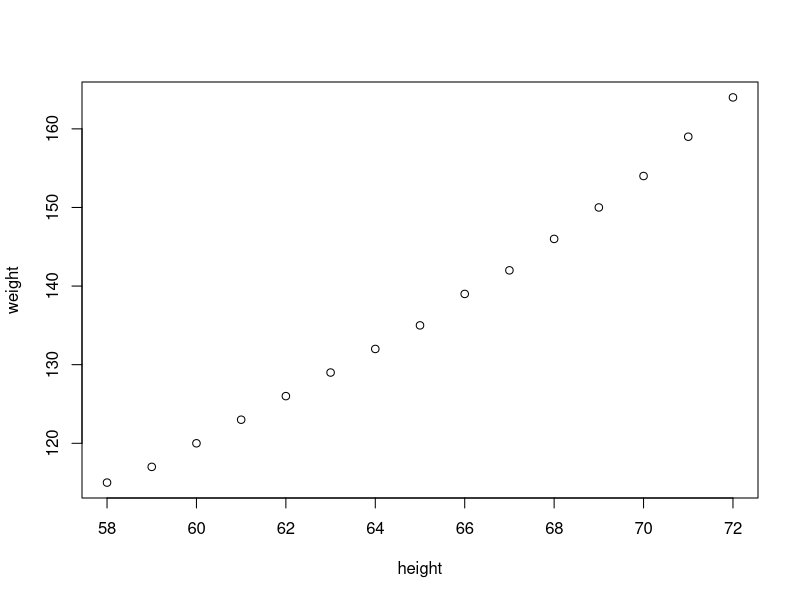
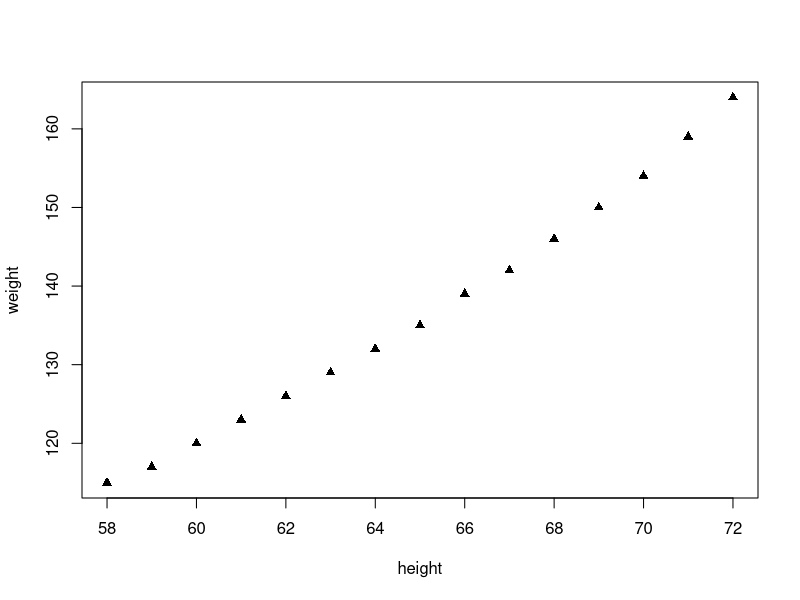
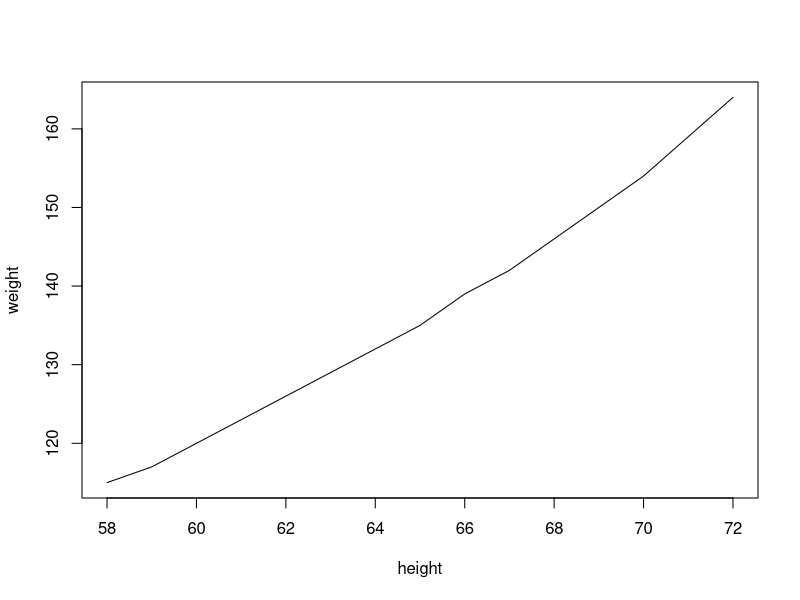
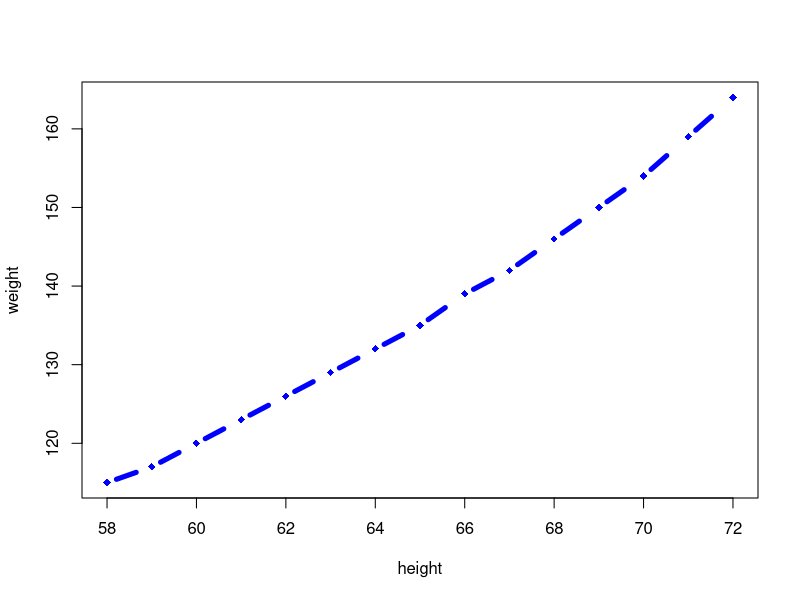
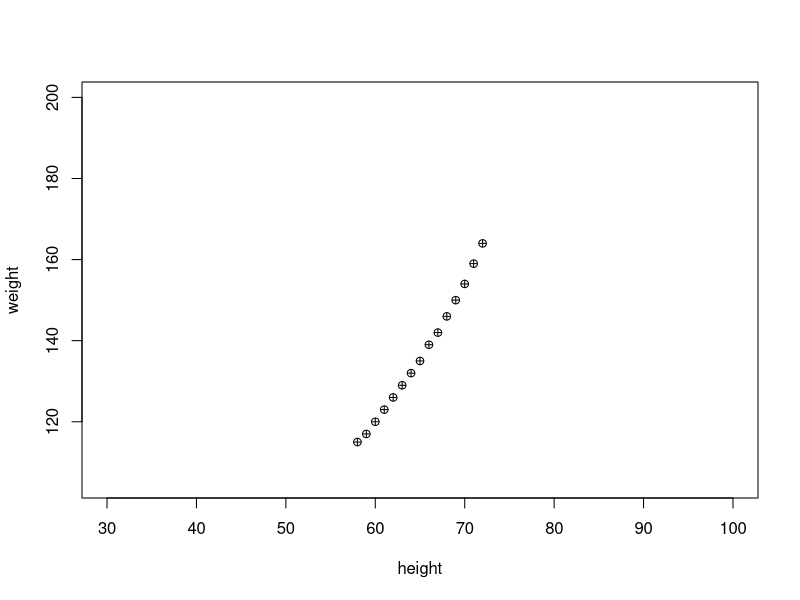
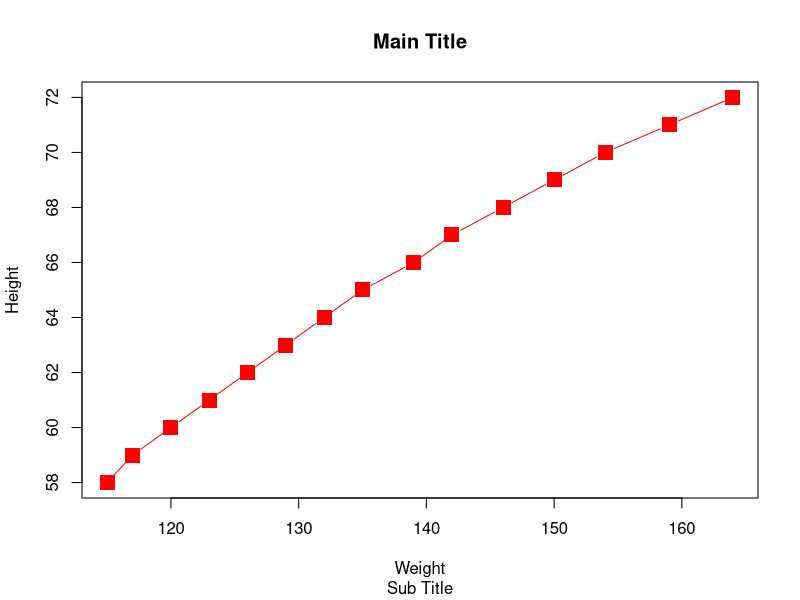
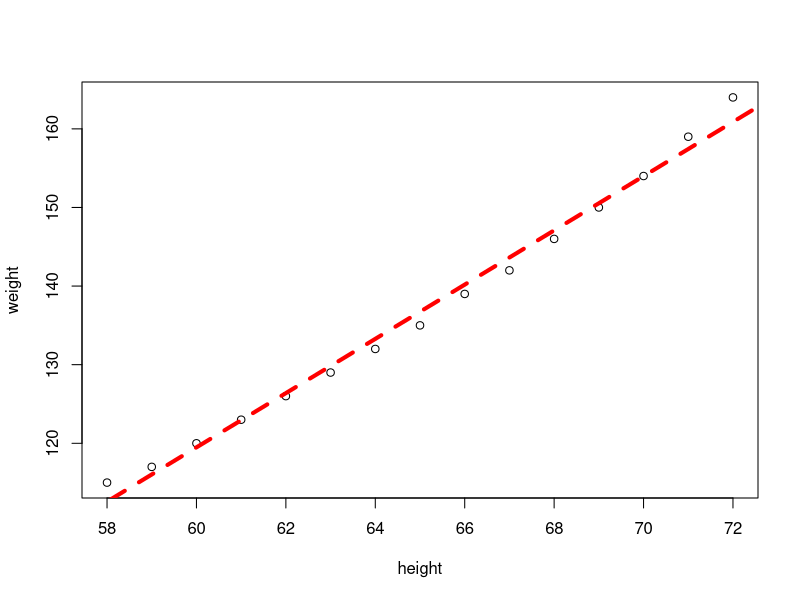
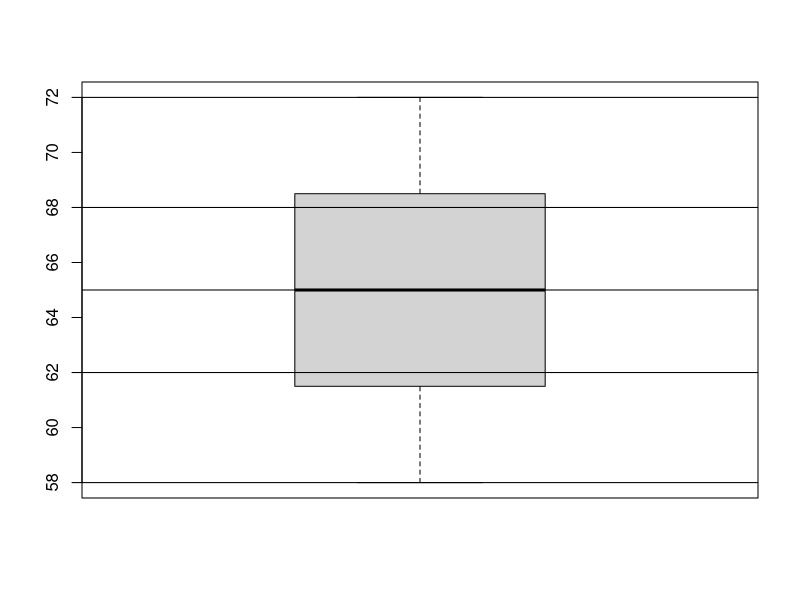

Recreate these plots in R, in order.
# Combined Plots

#plot, histogram, pie, boxplot, linechart, correlation plot


#plot
women
?women
plot(women)
plot(women, type='p', pch=17) #changing the plotting symbol
plot(women, type='l')
plot(women, type='b', pch=18, lty=2, col='blue', lwd=5)
plot(women, xlim=c(30,100), ylim=c(min(women$weight)-10, 200), pch=10)

#more features with plot
plot(x=women$weight, y=women$height, pch=15, xlab='Weight', ylab='Height', col='red', cex=2, type='b')
title(main='Main Title', sub='Sub Title')
#see cheat sheet on base graphs

plot(women)
abline(lm(women$weight ~ women$height), col='red', lty=2, lwd=4)


#boxplot
boxplot(women$height)
abline(h=c(58, 62,65,68,72))

#draw lines on plot for number summary
summary(women)
quantile(women$height)
boxplot(women$height, col='green')
abline(h=quantile(women$height))


#histogram
hist(women$height)
hist(women$height, breaks=10)
hist(women$height, breaks=5, col=1:5)

#histogram2
x = rnorm(100,50,100)
hist(x)

hist(x, freq=F, col=1:5)
lines(density(x))

#density plot : shape of data
plot(density(x), col='red')


#pie
x = c(10,20,40,50)
pie(x)
xlabels = c('A','B','C','D')
pie(x, labels=xlabels)

#barplot
barplot(x,col=1:4) #difference between barplot and histogram
barplot(x,col=1:4, horiz = T)

#correlation plot
pairs(women)
cor(women$height,women$weight)

head(mtcars)
pairs(mtcars)
options(digits=4)
